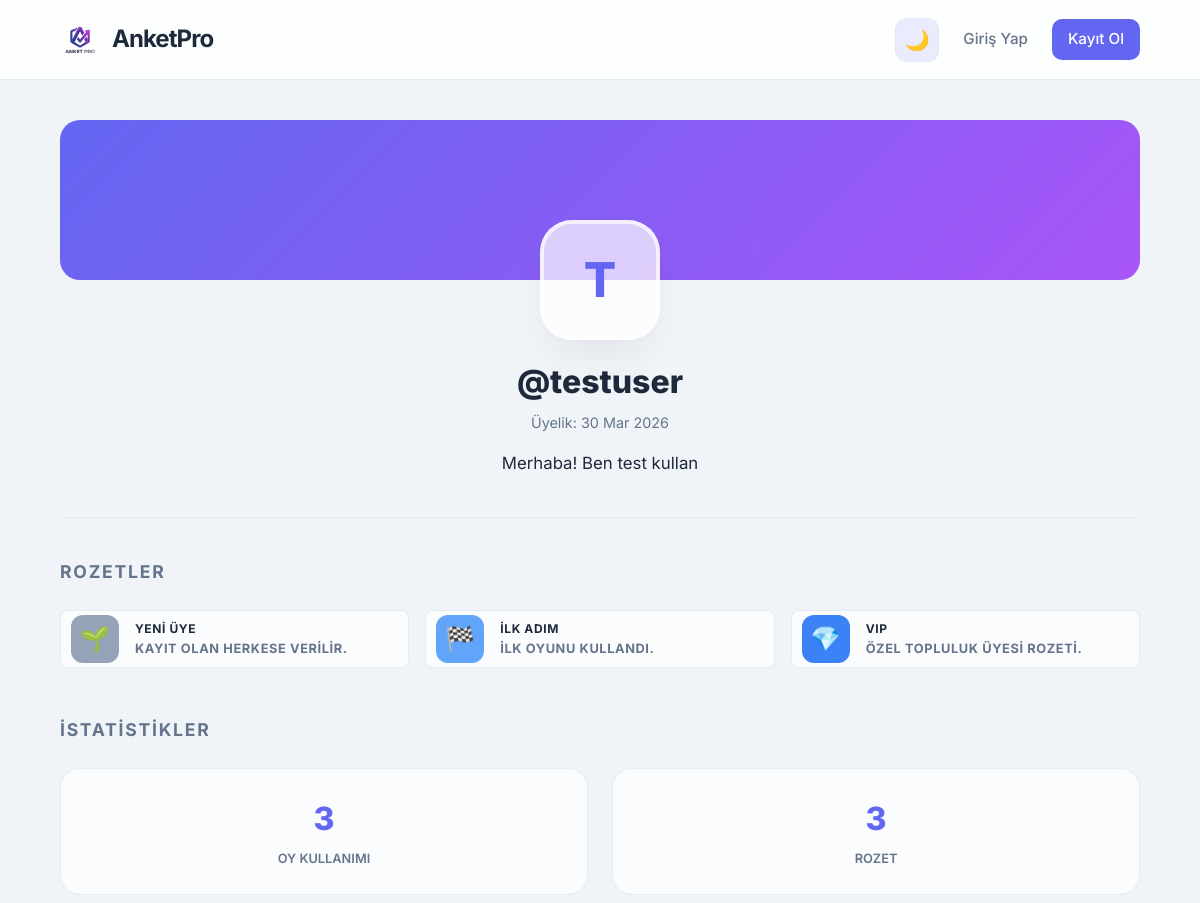
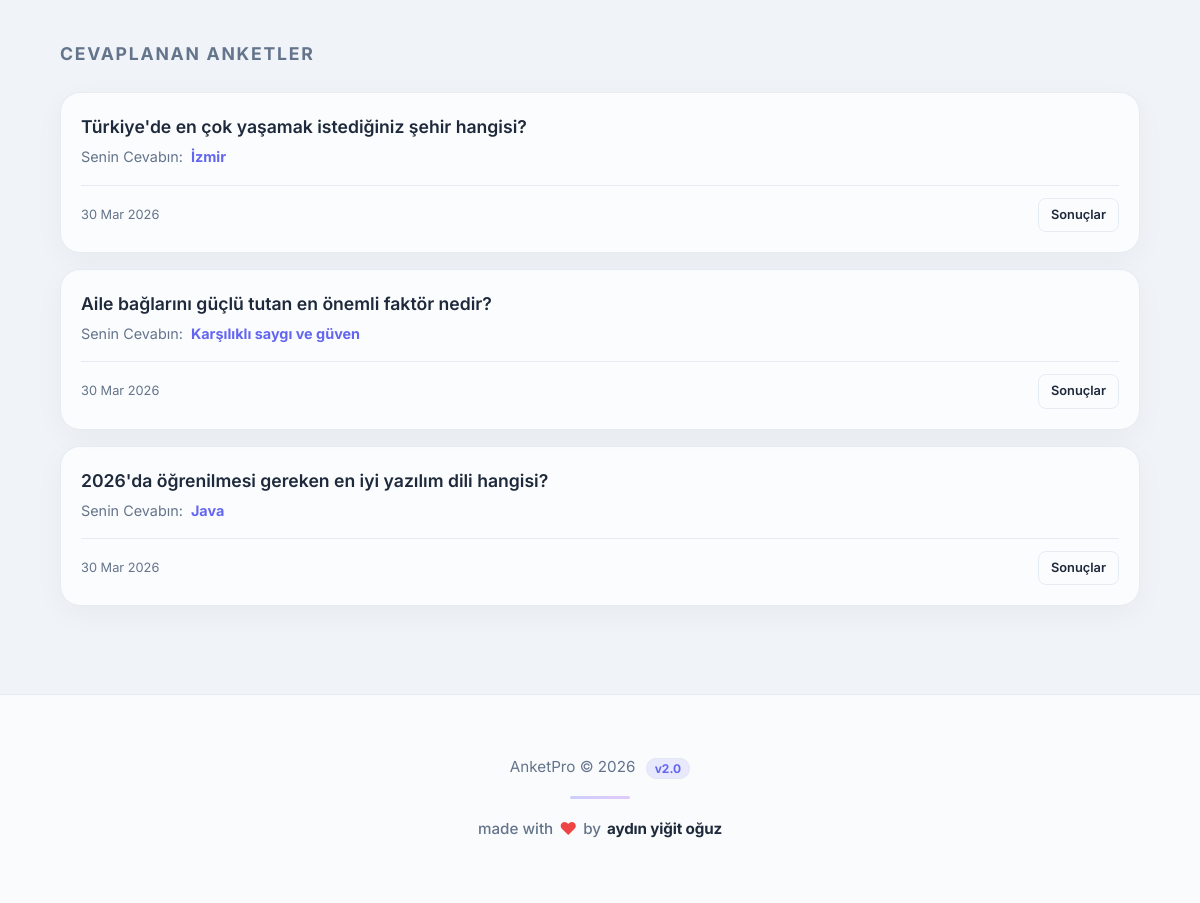
Page /polls/profile/testuser/ on the committed database (2 pictures, top to bottom).
### polls/models.py (models this page shows, shortened)
class UserProfile(models.Model):
    THEME_CHOICES = [
        ('beyaz', 'Beyaz Tema'),
        ('siyah', 'Siyah Tema'),
        ('mor', 'Mor Tema'),
    ]
    user = models.OneToOneField(User, on_delete=models.CASCADE, related_name='profile')
    bio = models.TextField(max_length=500, blank=True)
    theme = models.CharField(max_length=10, choices=THEME_CHOICES, default='beyaz')
    manual_badges = models.ManyToManyField(Badge, blank=True, related_name='profiles')
    def get_badges(self):
        badges = []
        badges.append({'name': 'Yeni Üye', 'desc': 'Kayıt olan herkese verilir.', 'color': '#94a3b8', 'icon': '🌱'})
        now = timezone.now()
        days_active = (now - self.user.date_joined).days
        if days_active >= 30:
            badges.append({'name': 'Kıdemli Üye', 'desc': '30 günden uzun süredir aramızda.', 'color': '#fbbf24', 'icon': '🎖️'})
        vote_count = self.user.vote_set.count()
        if vote_count >= 1:
            badges.append({'name': 'İlk Adım', 'desc': 'İlk oyunu kullandı.', 'color': '#60a5fa', 'icon': '🏁'})
        if vote_count >= 5:
            badges.append({'name': 'Aktif Seçmen', 'desc': 'En az 5 ankete oy verdi.', 'color': '#4ade80', 'icon': '⚡'})
        if vote_count >= 20:
            badges.append({'name': 'Anket Canavarı', 'desc': '20 veya daha fazla ankete oy verdi.', 'color': '#c084fc', 'icon': '👾'})
        for mb in self.manual_badges.all():
            badges.append({
                'name': mb.name,
                'desc': mb.description,
                'color': mb.color,
                'icon': mb.icon
            })
        return badges

class Badge(models.Model):
    name = models.CharField(max_length=50)
    icon = models.CharField(max_length=10, default="⭐")
    color = models.CharField(max_length=20, default="#94a3b8")
    description = models.TextField(blank=True)

class Vote(models.Model):
    user = models.ForeignKey(User, on_delete=models.CASCADE)
    question = models.ForeignKey(Question, on_delete=models.CASCADE)
    choice = models.ForeignKey(Choice, on_delete=models.CASCADE)
    created_at = models.DateTimeField(auto_now_add=True)
    class Meta:
        unique_together = ('user', 'question')

class Question(models.Model):
    question_text = models.CharField(max_length=200)
    pub_date = models.DateTimeField("date published")

class Choice(models.Model):
    question = models.ForeignKey(Question, on_delete=models.CASCADE)
    choice_text = models.CharField(max_length=200)
    votes = models.IntegerField(default=0)

### polls/views.py (the view)
# urls.py: path("profile/<str:username>/", views.profile_view, name="profile"),
def profile_view(request, username):
    profile_user = get_object_or_404(User, username=username)
    user_votes = Vote.objects.filter(user=profile_user).select_related('question', 'choice').order_by('-created_at')
    context = {
        'profile_user': profile_user,
        'user_votes': user_votes,
    }
    return render(request, 'polls/profile.html', context)

### polls/context_processors.py (called while the page is built)
def theme_context(request):
    theme = 'beyaz'
    if request.user.is_authenticated:
        profile = getattr(request.user, 'profile', None)
        if profile:
            theme = profile.theme
    return {'current_theme': theme}

### polls/templates/polls/profile.html (shortened to what this page needs)
{% extends "base.html" %}
{% block content %}
<div class="profile fade-in">
    <div class="profile__header">
        <div class="profile__banner"></div>
        <div class="profile__avatar">
            {{ profile_user.username|make_list|first|upper }}
        </div>
        <h2 class="profile__name">@{{ profile_user.username }}</h2>
        <p class="profile__meta">Üyelik: {{ profile_user.date_joined|date:"d M Y" }}</p>
        {% if profile_user.profile.bio %}
            <p class="profile__bio">{{ profile_user.profile.bio }}</p>
        {% else %}
            <p class="profile__bio profile__bio--empty">Henüz bir biyografi eklenmedi.</p>
        {% endif %}
    </div>
    <div class="profile__section">
        <h3 class="section-title">Rozetler</h3>
        <div class="badge-grid">
            {% for badge in profile_user.profile.get_badges %}
                <div class="badge" style="--badge-accent: {{ badge.color }}">
                    <div class="badge__icon">{{ badge.icon|default:"⭐" }}</div>
                    <div class="badge__info">
                        <span class="badge__name">{{ badge.name }}</span>
                        <span class="badge__desc">{{ badge.desc }}</span>
                    </div>
                </div>
            {% empty %}
                <p class="text-muted">Henüz rozet kazanılmadı.</p>
            {% endfor %}
        </div>
    </div>
    <div class="profile__section">
        <h3 class="section-title">İstatistikler</h3>
        <div class="stats-row">
            <div class="stat">
                <span class="stat__value">{{ profile_user.vote_set.count }}</span>
                <span class="stat__label">Oy Kullanımı</span>
            </div>
            <div class="stat">
                <span class="stat__value">{{ profile_user.profile.get_badges|length }}</span>
                <span class="stat__label">Rozet</span>
            </div>
        </div>
    </div>
    <div class="profile__section">
        <h3 class="section-title">Cevaplanan Anketler</h3>
        <div class="answered-polls">
            {% for vote in user_votes %}
                <div class="answered-card">
                    <div class="answered-card__content">
                        <h4 class="answered-card__title">{{ vote.question.question_text }}</h4>
                        <div class="answered-card__choice">
                            <span>Senin Cevabın:</span>
                            <strong>{{ vote.choice.choice_text }}</strong>
                        </div>
                    </div>
                    <div class="answered-card__footer">
                        <span class="answered-card__date">{{ vote.created_at|date:"d M Y" }}</span>
                        <a href="{% url 'polls:results' vote.question.id %}" class="btn btn--outline btn--sm">Sonuçlar</a>
                    </div>
                </div>
            {% empty %}
                <p class="text-muted">Henüz bir ankete cevap verilmedi.</p>
            {% endfor %}
        </div>
    </div>
</div>
{% endblock %}

### rows in the picture
Badge: name "VIP", desc "ÖZEL TOPLULUK ÜYESI ROZETI."
Vote: question.question_text "Türkiye'de en çok yaşamak istediğiniz şehir hangisi?", choice.choice_text "İzmir", created_at "30 Mar 2026"
Vote: question.question_text "Aile bağlarını güçlü tutan en önemli faktör nedir?", choice.choice_text "Karşılıklı saygı ve güven", created_at "30 Mar 2026"
Vote: question.question_text "2026'da öğrenilmesi gereken en iyi yazılım dili hangisi?", choice.choice_text "Java", created_at "30 Mar 2026"

### other values in the picture
{{ profile_user.username|make_list|first|upper }} "T"
{{ profile_user.username }} "testuser"
{{ profile_user.date_joined|date:"d M Y" }} "30 Mar 2026"
{{ profile_user.profile.bio }} "Merhaba! Ben test kullan"
{{ badge.icon|default:"⭐" }} "🌱" "🏁" "💎"
{{ badge.name }} "YENI ÜYE" "İLK ADIM"
{{ badge.desc }} "KAYIT OLAN HERKESE VERILIR." "İLK OYUNU KULLANDI."
{{ profile_user.vote_set.count }} "3"
{{ profile_user.profile.get_badges|length }} "3"
